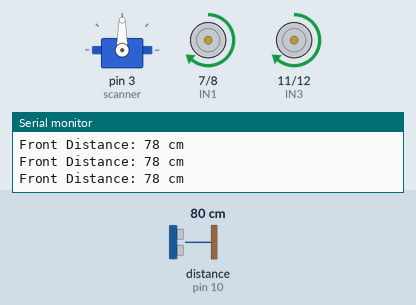
Simulated run of this sketch. Board: Arduino Uno, built with avr-gcc and run on an emulated ATmega328P. On the bench: servo, motor-driver pin pairs drawn as motors (green arrow = first pin HIGH = forward, orange = second pin HIGH = backward, longer = more drive, scaled by the enable pin), the last lines printed to the serial monitor. Wiring (inferred from the names in the program): ultrasonic range finder: trigger pin 9; echo pin 10. Inputs (shaded band) come from the test bench; at power-on: distance to the obstacle (sensor on pin 10) 80 cm. The echo pulse lasts 58.3 µs per cm.

Above: at 2.2 s.
2.3 s: distance to the obstacle (sensor on pin 10) set to 23 cm
5.3 s: distance to the obstacle (sensor on pin 10) set to 19 cm
At 6.6 s:
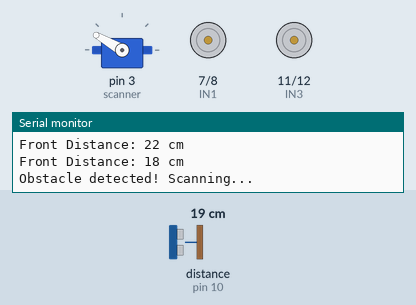
At 7.1 s:
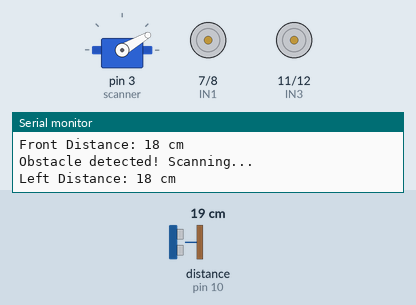
Timing chart, 0 to 14.3 s (numbered marks = the images above; inputs shaded):
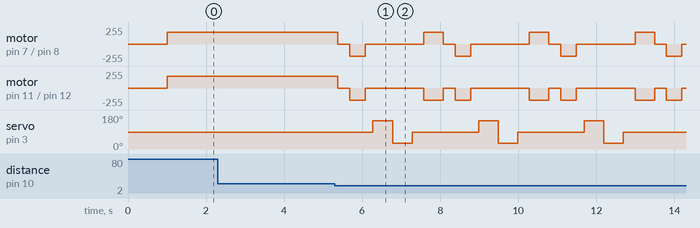

Measured:
- the behaviour switches between 22 and 21 cm on distance to the obstacle (sensor on pin 10) (found by bisection; images 0 and 1)

The sketch:

obstacle_robot.ino
```cpp
/*
  ============================================================
  Project  : Obstacle Detection and Avoiding Robot Car
  Author   : Hameed
  Board    : Arduino UNO
  ============================================================
  Components:
    - HC-SR04 Ultrasonic Sensor (Trig: Pin 9, Echo: Pin 10)
    - Servo Motor              (Signal: Pin 3)
    - L298N Motor Driver
    - Two DC Motors

  Logic:
    Robot moves forward continuously.
    On detecting obstacle within 20cm:
      1. Stop and reverse
      2. Scan left (150°) and right (30°) with servo
      3. Turn toward the clearer side
  ============================================================
*/

#include <Servo.h>

Servo scanner;

// ---- Pin Definitions ----
#define TRIG_PIN          9
#define ECHO_PIN          10
#define ENA               5
#define ENB               6
#define IN1               7
#define IN2               8
#define IN3               11
#define IN4               12

// ---- Tunable Parameters ----
#define OBSTACLE_DISTANCE 20    // cm — obstacle threshold
#define MOTOR_SPEED       180   // 0–255 PWM
#define SCAN_DELAY        500   // ms — servo settle time
#define REVERSE_TIME      400   // ms — reverse duration
#define TURN_TIME         500   // ms — turn duration

// ---- Distance Variables ----
int distance      = 0;
int leftDistance  = 0;
int rightDistance = 0;

// ============================================================
void setup()
{
  Serial.begin(9600);

  // Motor pins
  pinMode(IN1, OUTPUT);
  pinMode(IN2, OUTPUT);
  pinMode(IN3, OUTPUT);
  pinMode(IN4, OUTPUT);
  pinMode(ENA, OUTPUT);
  pinMode(ENB, OUTPUT);

  // Ultrasonic pins
  pinMode(TRIG_PIN, OUTPUT);
  pinMode(ECHO_PIN, INPUT);

  // Servo — center position on startup
  scanner.attach(3);
  scanner.write(90);

  // Set motor speed
  analogWrite(ENA, MOTOR_SPEED);
  analogWrite(ENB, MOTOR_SPEED);

  delay(1000); // Startup settle time
  Serial.println("Robot Initialized. Starting...");
}

// ============================================================
void loop()
{
  distance = getDistance();

  Serial.print("Front Distance: ");
  Serial.print(distance);
  Serial.println(" cm");

  if (distance > OBSTACLE_DISTANCE)
  {
    moveForward();
  }
  else
  {
    Serial.println("Obstacle detected! Scanning...");

    stopRobot();
    delay(300);

    moveBackward();
    delay(REVERSE_TIME);
    stopRobot();
    delay(200);

    // Scan left
    scanner.write(150);
    delay(SCAN_DELAY);
    leftDistance = getDistance();
    Serial.print("Left Distance: ");
    Serial.print(leftDistance);
    Serial.println(" cm");

    // Scan right
    scanner.write(30);
    delay(SCAN_DELAY);
    rightDistance = getDistance();
    Serial.print("Right Distance: ");
    Serial.print(rightDistance);
    Serial.println(" cm");

    // Return servo to center
    scanner.write(90);
    delay(300);

    // Decide direction
    if (leftDistance > rightDistance)
    {
      Serial.println("Turning LEFT");
      turnLeft();
      delay(TURN_TIME);
    }
    else if (rightDistance > leftDistance)
    {
      Serial.println("Turning RIGHT");
      turnRight();
      delay(TURN_TIME);
    }
    else
    {
      // Equal distance — default turn right
      Serial.println("Equal sides — defaulting RIGHT");
      turnRight();
      delay(TURN_TIME);
    }

    stopRobot();
  }
}

// ============================================================
// Ultrasonic Distance Measurement
// Returns distance in cm. Returns 999 on timeout or error.
// ============================================================
int getDistance()
{
  digitalWrite(TRIG_PIN, LOW);
  delayMicroseconds(2);
  digitalWrite(TRIG_PIN, HIGH);
  delayMicroseconds(10);
  digitalWrite(TRIG_PIN, LOW);

  long duration = pulseIn(ECHO_PIN, HIGH, 30000); // 30ms timeout

  int dist = duration * 0.034 / 2;

  // Filter out invalid readings
  if (dist == 0 || dist > 400)
  {
    dist = 999; // Treat as clear path
  }

  return dist;
}

// ============================================================
// Motor Control Functions
// ============================================================
void moveForward()
{
  digitalWrite(IN1, HIGH);
  digitalWrite(IN2, LOW);
  digitalWrite(IN3, HIGH);
  digitalWrite(IN4, LOW);
}

void moveBackward()
{
  digitalWrite(IN1, LOW);
  digitalWrite(IN2, HIGH);
  digitalWrite(IN3, LOW);
  digitalWrite(IN4, HIGH);
}

void turnLeft()
{
  digitalWrite(IN1, LOW);
  digitalWrite(IN2, HIGH);
  digitalWrite(IN3, HIGH);
  digitalWrite(IN4, LOW);
}

void turnRight()
{
  digitalWrite(IN1, HIGH);
  digitalWrite(IN2, LOW);
  digitalWrite(IN3, LOW);
  digitalWrite(IN4, HIGH);
}

void stopRobot()
{
  digitalWrite(IN1, LOW);
  digitalWrite(IN2, LOW);
  digitalWrite(IN3, LOW);
  digitalWrite(IN4, LOW);
}
```
